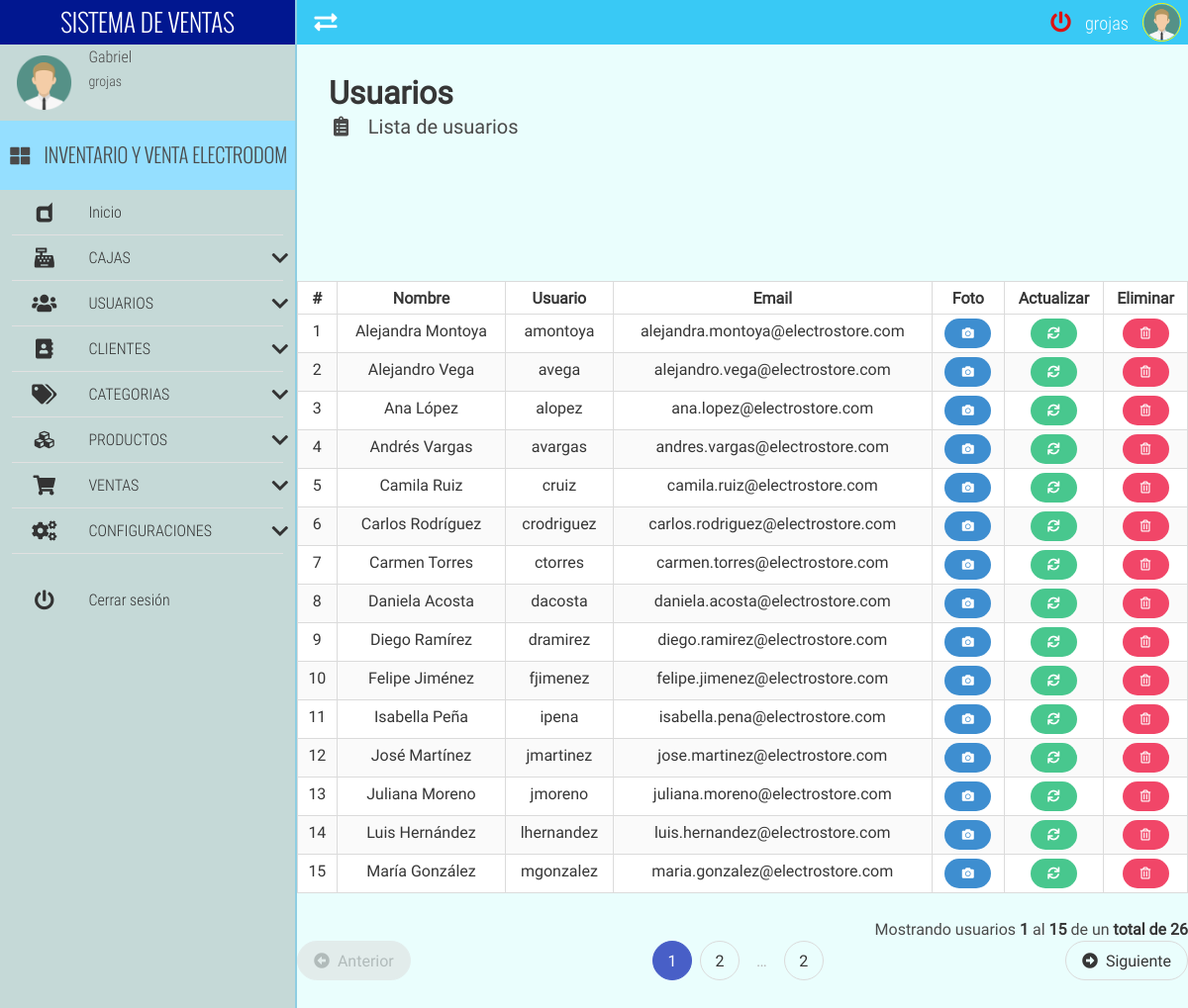
The page /userList/ (signed in) on the database its author committed.
### tables this page shows
CREATE TABLE IF NOT EXISTS `usuario` (
  `usuario_id` int NOT NULL AUTO_INCREMENT,
  `usuario_nombre` varchar(50) NOT NULL,
  `usuario_apellido` varchar(50) NOT NULL,
  `usuario_email` varchar(50) NOT NULL,
  `usuario_usuario` varchar(30) NOT NULL,
  `usuario_clave` varchar(535) NOT NULL,
  `usuario_foto` varchar(200) NOT NULL,
  `caja_id` int NOT NULL,
  PRIMARY KEY (`usuario_id`),
  KEY `caja_id` (`caja_id`)
);

### app/controllers/userController.php (the view, shortened to what this page needs)
<?php
	class userController extends mainModel{
		public function listarUsuarioControlador($pagina,$registros,$url,$busqueda){
			$pagina=$this->limpiarCadena($pagina);
			$registros=$this->limpiarCadena($registros);
			$url=$this->limpiarCadena($url);
			$url=APP_URL.$url."/";
			$busqueda=$this->limpiarCadena($busqueda);
			$tabla="";
			$pagina = (isset($pagina) && $pagina>0) ? (int) $pagina : 1;
			$inicio = ($pagina>0) ? (($pagina * $registros)-$registros) : 0;
			if(isset($busqueda) && $busqueda!=""){
				$consulta_datos="SELECT * FROM usuario WHERE ((usuario_id!='".$_SESSION['id']."' AND usuario_id!='1') AND (usuario_nombre LIKE '%$busqueda%' OR usuario_apellido LIKE '%$busqueda%' OR usuario_email LIKE '%$busqueda%' OR usuario_usuario LIKE '%$busqueda%')) ORDER BY usuario_nombre ASC LIMIT $inicio,$registros";
				$consulta_total="SELECT COUNT(usuario_id) FROM usuario WHERE ((usuario_id!='".$_SESSION['id']."' AND usuario_id!='1') AND (usuario_nombre LIKE '%$busqueda%' OR usuario_apellido LIKE '%$busqueda%' OR usuario_email LIKE '%$busqueda%' OR usuario_usuario LIKE '%$busqueda%'))";
			}else{
				$consulta_datos="SELECT * FROM usuario WHERE usuario_id!='".$_SESSION['id']."' AND usuario_id!='1' ORDER BY usuario_nombre ASC LIMIT $inicio,$registros";
				$consulta_total="SELECT COUNT(usuario_id) FROM usuario WHERE usuario_id!='".$_SESSION['id']."' AND usuario_id!='1'";
			}
			$datos = $this->ejecutarConsulta($consulta_datos);
			$datos = $datos->fetchAll();
			$total = $this->ejecutarConsulta($consulta_total);
			$total = (int) $total->fetchColumn();
			$numeroPaginas =ceil($total/$registros);
			$tabla.='
		        <div class="table-container">
		        <table class="table is-bordered is-striped is-narrow is-hoverable is-fullwidth">
		            <thead>
		                <tr>
		                    <th class="has-text-centered">#</th>
		                    <th class="has-text-centered">Nombre</th>
		                    <th class="has-text-centered">Usuario</th>
		                    <th class="has-text-centered">Email</th>
		                    <th class="has-text-centered">Foto</th>
		                    <th class="has-text-centered">Actualizar</th>
		                    <th class="has-text-centered">Eliminar</th>
		                </tr>
		            </thead>
		            <tbody>
		    ';
		    if($total>=1 && $pagina<=$numeroPaginas){
				$contador=$inicio+1;
				$pag_inicio=$inicio+1;
				foreach($datos as $rows){
					$tabla.='
						<tr class="has-text-centered" >
							<td>'.$contador.'</td>
							<td>'.$rows['usuario_nombre'].' '.$rows['usuario_apellido'].'</td>
							<td>'.$rows['usuario_usuario'].'</td>
							<td>'.$rows['usuario_email'].'</td>
							<td>
			                    <a href="'.APP_URL.'userPhoto/'.$rows['usuario_id'].'/" class="button is-info is-rounded is-small">
			                    	<i class="fas fa-camera fa-fw"></i>
			                    </a>
			                </td>
			                <td>
			                    <a href="'.APP_URL.'userUpdate/'.$rows['usuario_id'].'/" class="button is-success is-rounded is-small">
			                    	<i class="fas fa-sync fa-fw"></i>
			                    </a>
			                </td>
			                <td>
			                	<form class="FormularioAjax" action="'.APP_URL.'app/ajax/usuarioAjax.php" method="POST" autocomplete="off" >
			                		<input type="hidden" name="modulo_usuario" value="eliminar">
			                		<input type="hidden" name="usuario_id" value="'.$rows['usuario_id'].'">
			                    	<button type="submit" class="button is-danger is-rounded is-small">
			                    		<i class="far fa-trash-alt fa-fw"></i>
			                    	</button>
			                    </form>
			                </td>
						</tr>
					';
					$contador++;
				}
				$pag_final=$contador-1;
			}
			$tabla.='</tbody></table></div>';
			if($total>0 && $pagina<=$numeroPaginas){
				$tabla.='<p class="has-text-right">Mostrando usuarios <strong>'.$pag_inicio.'</strong> al <strong>'.$pag_final.'</strong> de un <strong>total de '.$total.'</strong></p>';
				$tabla.=$this->paginadorTablas($pagina,$numeroPaginas,$url,7);
			}
			return $tabla;
		}
	}

### app/views/css/all.css (style rules this page uses)
.fa-fw { text-align: center; width: 1.25em; }
.fa-camera:before { content: "\f030"; }
.fa-sync:before { content: "\f021"; }
.fa-trash-alt:before { content: "\f2ed"; }
.far { font-family: 'Font Awesome 5 Free'; font-weight: 400; }

### app/views/css/estilos.css (style rules this page uses)
body,html { height: 100%; width: 100%; margin: 0; padding: 0; font-size: 16px; font-family: "RobotoRegular"; position: relative; background-color: #fff; }

### rows shown on the page
usuario: usuario_nombre "Alejandra", usuario_apellido "Montoya", usuario_usuario "amontoya", usuario_email "alejandra.montoya@electrostore.com"
usuario: usuario_nombre "Alejandro", usuario_apellido "Vega", usuario_usuario "avega", usuario_email "alejandro.vega@electrostore.com"
usuario: usuario_nombre "Ana", usuario_apellido "López", usuario_usuario "alopez", usuario_email "ana.lopez@electrostore.com"
usuario: usuario_nombre "Andrés", usuario_apellido "Vargas", usuario_usuario "avargas", usuario_email "andres.vargas@electrostore.com"
usuario: usuario_nombre "Camila", usuario_apellido "Ruiz", usuario_usuario "cruiz", usuario_email "camila.ruiz@electrostore.com"
usuario: usuario_nombre "Carlos", usuario_apellido "Rodríguez", usuario_usuario "crodriguez", usuario_email "carlos.rodriguez@electrostore.com"
usuario: usuario_nombre "Carmen", usuario_apellido "Torres", usuario_usuario "ctorres", usuario_email "carmen.torres@electrostore.com"
usuario: usuario_nombre "Daniela", usuario_apellido "Acosta", usuario_usuario "dacosta", usuario_email "daniela.acosta@electrostore.com"
usuario: usuario_nombre "Diego", usuario_apellido "Ramírez", usuario_usuario "dramirez", usuario_email "diego.ramirez@electrostore.com"
usuario: usuario_nombre "Felipe", usuario_apellido "Jiménez", usuario_usuario "fjimenez", usuario_email "felipe.jimenez@electrostore.com"
usuario: usuario_nombre "Isabella", usuario_apellido "Peña", usuario_usuario "ipena", usuario_email "isabella.pena@electrostore.com"
usuario: usuario_nombre "José", usuario_apellido "Martínez", usuario_usuario "jmartinez", usuario_email "jose.martinez@electrostore.com"
usuario: usuario_nombre "Juliana", usuario_apellido "Moreno", usuario_usuario "jmoreno", usuario_email "juliana.moreno@electrostore.com"
usuario: usuario_nombre "Luis", usuario_apellido "Hernández", usuario_usuario "lhernandez", usuario_email "luis.hernandez@electrostore.com"
usuario: usuario_nombre "María", usuario_apellido "González", usuario_usuario "mgonzalez", usuario_email "maria.gonzalez@electrostore.com"

### other values the page prints
$_SESSION['nombre'] "Gabriel"
$_SESSION['usuario'] "grojas"
APP_NAME "INVENTARIO Y VENTA ELECTRODOM"
$pag_inicio "1"
$pag_final "15"
$total "26"
$numeroPaginas "2"
